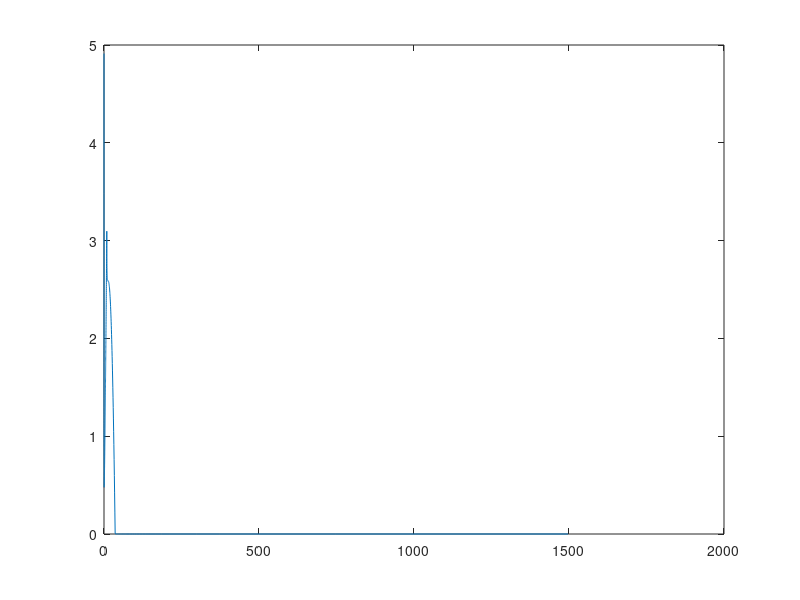

Write MATLAB code to recreate this figure. (Note: this script raises an error after producing the figure.)
E = linspace(0,1,1000);

nu = 1;

F = 3 * 2 * nu^6;
G = sqrt(E ./ (F .* (1 - E)));
H = 1 ./ (2 * (1 - E) .* sqrt(3 .* E .* F .* (1-E)));

Fd = 3 / 2 * E ./ (1 - E);

p = zeros(size(E));

sel = E < F ./ (1 + F);
p(sel) = H(sel) * log(2 + sqrt(3));

sel = (E > F ./ (1 + F)) & (E < 4 * F ./ (1 + 4 * F));
p(sel) = H(sel) .* log((2 + sqrt(3)) ./ (G(sel) + sqrt(G(sel).^2 - 1)));

plot(Fd,p)

%% 

nu = 2;

n = 10000;

x = rand(n);
z = rand(n);

nud = (1 + 3 * x.^2) .* z.^2 .* nu;

E = 1 ./ (1 + nud);

histogram(nud);

%%
f = linspace(0,4,1000);

p = (log(2 + sqrt(3)) - heaviside(f - 1) .* log(sqrt(f) + sqrt(f-1))) ./ (2 * sqrt(3 * f));
plot(f,p)


df = f(2)-f(1);
p = log(2 + sqrt(3)) / sqrt(3) * (sqrt(f+df) - sqrt(f));
p = p - heaviside(f - 1) .* ((sqrt(f+df).*log(sqrt(f+df)+sqrt(f+df-1))-sqrt(f+df-1)) - ...
                             (sqrt(f).*log(sqrt(f)+sqrt(f-1))-sqrt(f-1))) / sqrt(3);
                        
plot(f,p)
    

%%


G = 1.2;
x = linspace(0,1,1000);
z = G ./ sqrt(1 + 3 * x.^2);
plot(x,z);
ylim([0,1])


%%

x = linspace(0,10,1000);
y = 1./sqrt(x) .* erf(sqrt(x));
plot(x,y)

%% 

x = linspace(1,4,1000);
y = -log(sqrt(x)-sqrt(x-1))./sqrt(x);
plot(x,y)